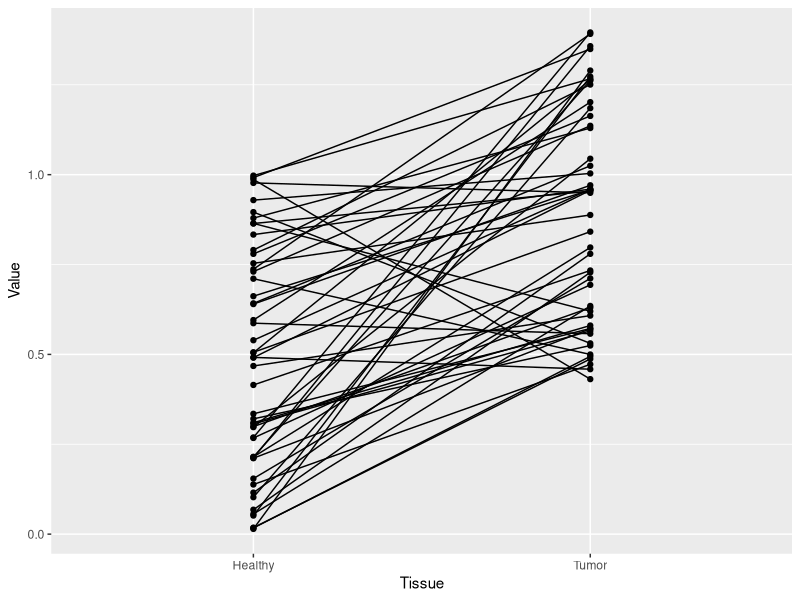
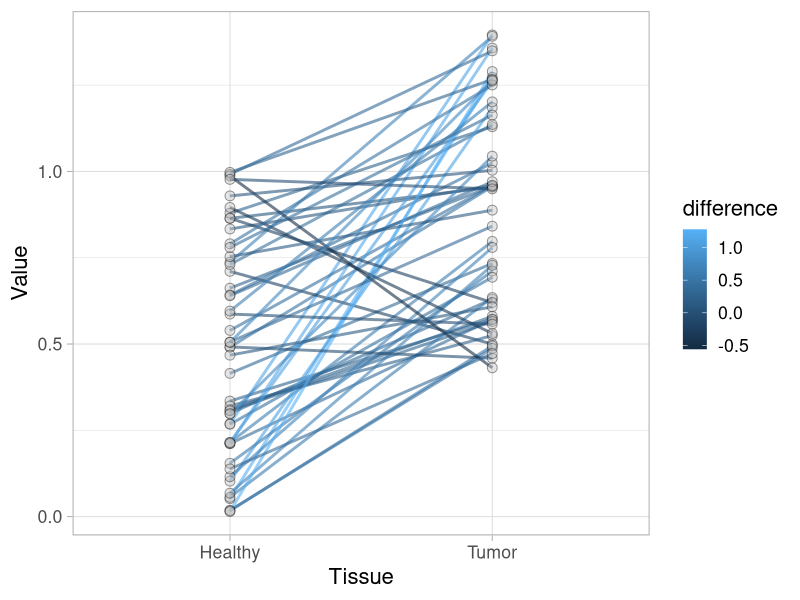
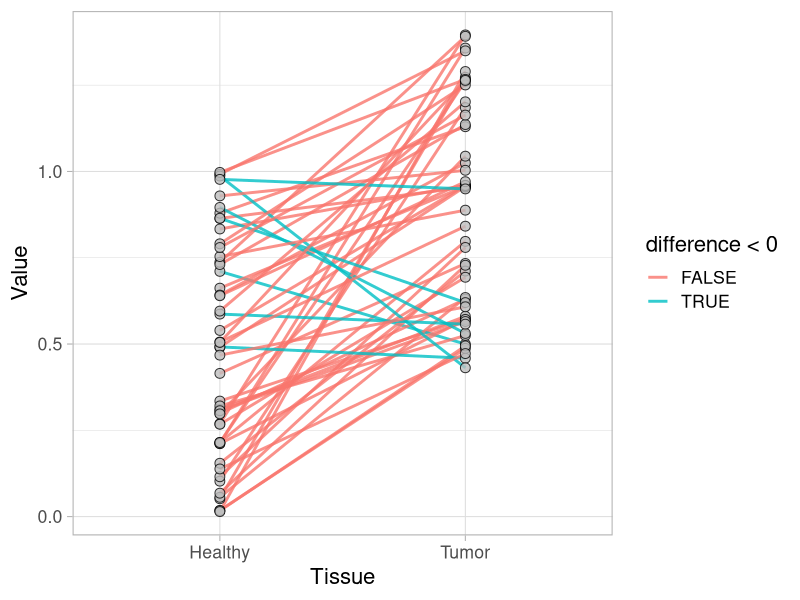
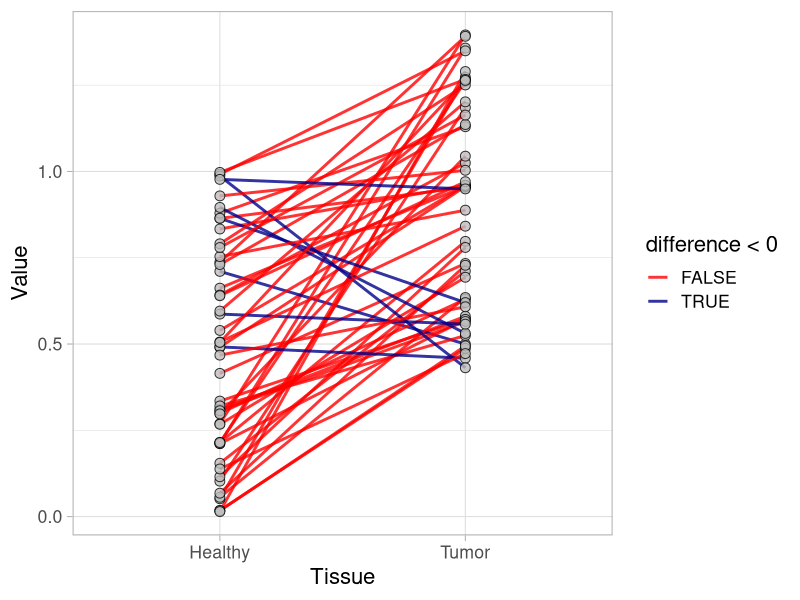
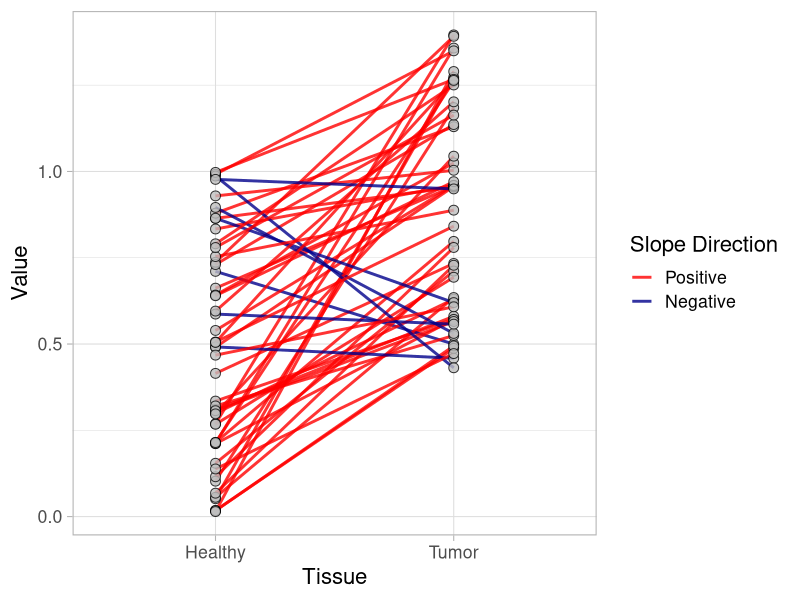
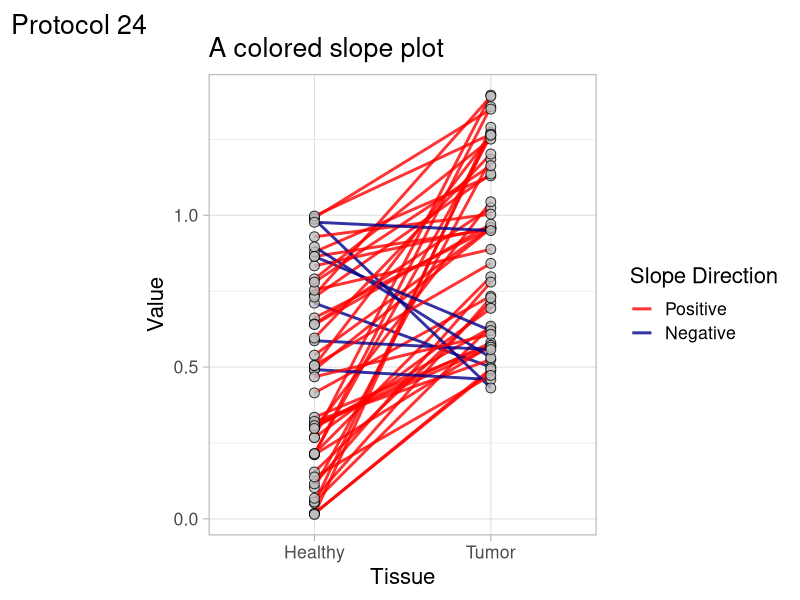
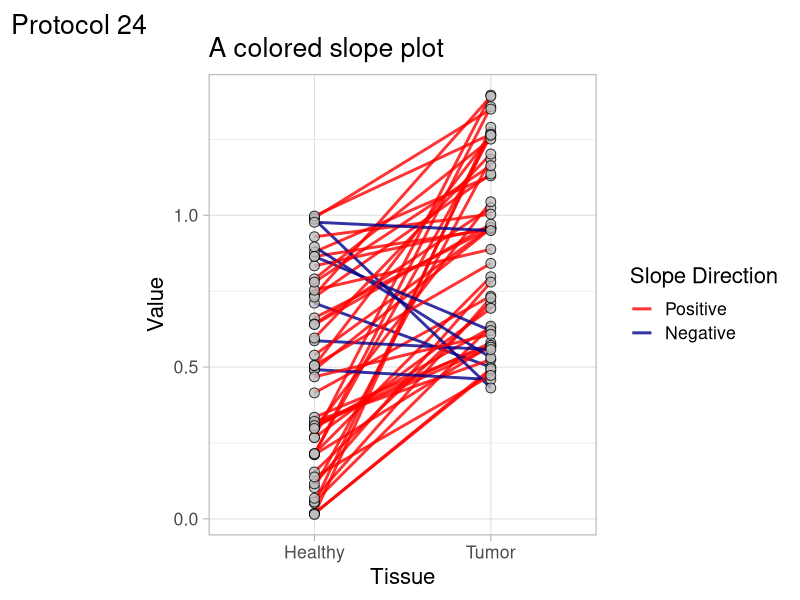

Source code (R) for these figures, in order:
## ---- chunk 1
library(tidyverse)
## ---- chunk 2
df <- data.frame(Tissue = c(rep("Healthy",50),rep("Tumor",50)), Replicate = rep(1:50, 2), Value=c(runif(50), runif(50)+0.4))
head(df)
## ---- chunk 3
ggplot(df, aes(x=Tissue, y=Value)) + geom_point() + geom_line(aes(group=Replicate))
## ---- chunk 4
df <- df %>% group_by(Replicate) %>%
         mutate(difference = (Value[Tissue=="Tumor"] - Value[Tissue=="Healthy"]))
head(df)

## ---- chunk 5

ggplot(df, aes(x=Tissue, y=Value)) +
  geom_line(aes(group=Replicate, color=difference), linewidth=1, alpha=0.6) +
  geom_point(color = "black", fill="grey", shape=21, size=3, alpha=0.4) + theme_light(base_size = 16)

## ---- chunk 6
p <- ggplot(df, aes(x=Tissue, y=Value)) +
  geom_line(aes(group=Replicate, color=difference<0), linewidth=1, alpha=0.8) +
  geom_point(color = "black", fill="grey", shape=21, size=3, alpha=0.8)

p <- p + theme_light(base_size = 16)
p
## ---- chunk 7
p + scale_color_manual(values = c("red", "darkblue"))

## ---- chunk 8
p <- p + scale_color_manual(values = c("red", "darkblue"),
                            labels = c("Positive", "Negative"),
                            name = "Slope Direction")
p
## ---- chunk 9
p <-
  p + labs(
    title = "A colored slope plot",
    tag = "Protocol 24"
  )
p
## ---- chunk 10
png(file=paste0("Protocol_24.png"), width = 4000, height = 3000, units = "px", res = 400)
 p
dev.off()
